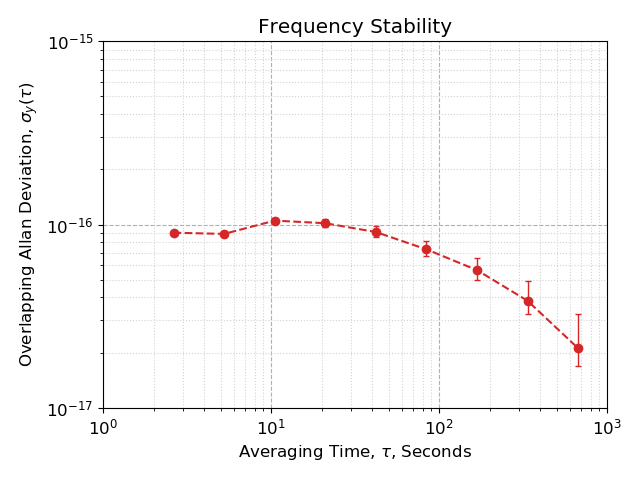

Here is the Python script that generated this plot:
import allantools
import numpy as np
import pandas as pd
import seaborn as sns
import matplotlib.pyplot as plt


def get_better_ade(tau, adev, tau0, N, alpha=0, d=2, overlapping=True, modified=False):
    """
    Calculate non-naive Allan deviation errors. Equivalent to Stable32
    https://github.com/aewallin/allantools/blob/master/examples/ci_demo.py
    https://ntrs.nasa.gov/archive/nasa/casi.ntrs.nasa.gov/20050061319.pdf

    tau0      averaging factor;  interval between measurements
    N         number of frequency observations
    alpha     +2,...,-4   noise type, either estimated or known
    d         1 first-difference variance, 2 allan variance, 3 hadamard variance; we require: alpha+2*d >1
    """

    # Confidence-intervals for each (tau, adev) pair separately.
    cis = []
    for (t, dev) in zip(tau, adev):
        # Greenhalls EDF (Equivalent Degrees of Freedom)
        edf = allantools.edf_greenhall(alpha=alpha, d=d, m=t / tau0, N=N, overlapping=overlapping, modified=modified)
        # with the known EDF we get CIs
        (lo, hi) = allantools.confidence_interval(dev=dev, edf=edf)
        cis.append((lo, hi))

    err_lo = np.array([d - ci[0] for (d, ci) in zip(ad, cis)])
    err_hi = np.array([ci[1] - d for (d, ci) in zip(ad, cis)])

    # now we are ready to print and plot the results
    print("Tau\tmin Dev\t\tDev\t\tMax Dev")
    for (tau, dev, ci) in zip(tau, adev, cis):
        print("%d\t%f\t%f\t%f" % (tau, ci[0], dev, ci[1]))

    return err_lo, err_hi


if __name__ == '__main__':

    plt.rc('font', size=12)

    data = np.loadtxt('MYDATA.txt', skiprows=0)
    x = data[:, 0]  # Get timestamps
    y = data[:, 1]  # Get fractional frequency data

    #sns.distplot(y, rug=True, kde=True, norm_hist=True, hist_kws={'alpha': 0.75, 'rwidth': 0.9}, color='#f37736')
    #plt.show()

    avg_interval = (x[-1]-x[0])/len(x)  # average interval between measurements
    r = 1/avg_interval  # average sample rate in Hz of the input data

    t = np.array([1, 2, 4, 8, 16, 32, 64, 128, 256])*avg_interval  # tau values on which to evaluate metric
    (t2, ad, ade, adn) = allantools.oadev(y, rate=r, data_type="freq", taus=t)  # normal ODEV computation, giving naive 1/sqrt(N) errors

    # correct for deadtime: ad/np.sqrt(B2*B3)
    # https://nvlpubs.nist.gov/nistpubs/Legacy/SP/nistspecialpublication1065.pdf | 5.15 Dead Time
    # TODO

    # Correct (Stable32) errors
    err_lo, err_hi = get_better_ade(t2, ad, avg_interval, len(x))

    # Rescale
    scale = 1/429228004229873  # for fractional frequency instability; e.g. 1/Sr87_BIPM_frequency
    ad_ff = ad*scale
    err_lo_ff = err_lo*scale
    err_hi_ff = err_hi*scale

    # Plot
    plt.figure()
    plt.gca().set_yscale('log')
    plt.gca().set_xscale('log')

    plt.errorbar(x=t2, y=ad_ff, yerr=[err_lo_ff, err_hi_ff], ls='--', marker='o', capsize=2, elinewidth=1, markeredgewidth=1, c='C3')  # Plot the results
    plt.plot(x=t2, y=t2*10**(-16))

    plt.xlim(1, 10**3)
    plt.ylim(10**(-17), 10**(-15))

    plt.title('Frequency Stability')
    plt.xlabel(r'Averaging Time, $\tau$, Seconds')
    plt.ylabel(r'Overlapping Allan Deviation, $\sigma_y(\tau)$')

    plt.grid(which='major', ls='--')
    plt.grid(which='minor', ls=':', c='LightGray')

    plt.show()
